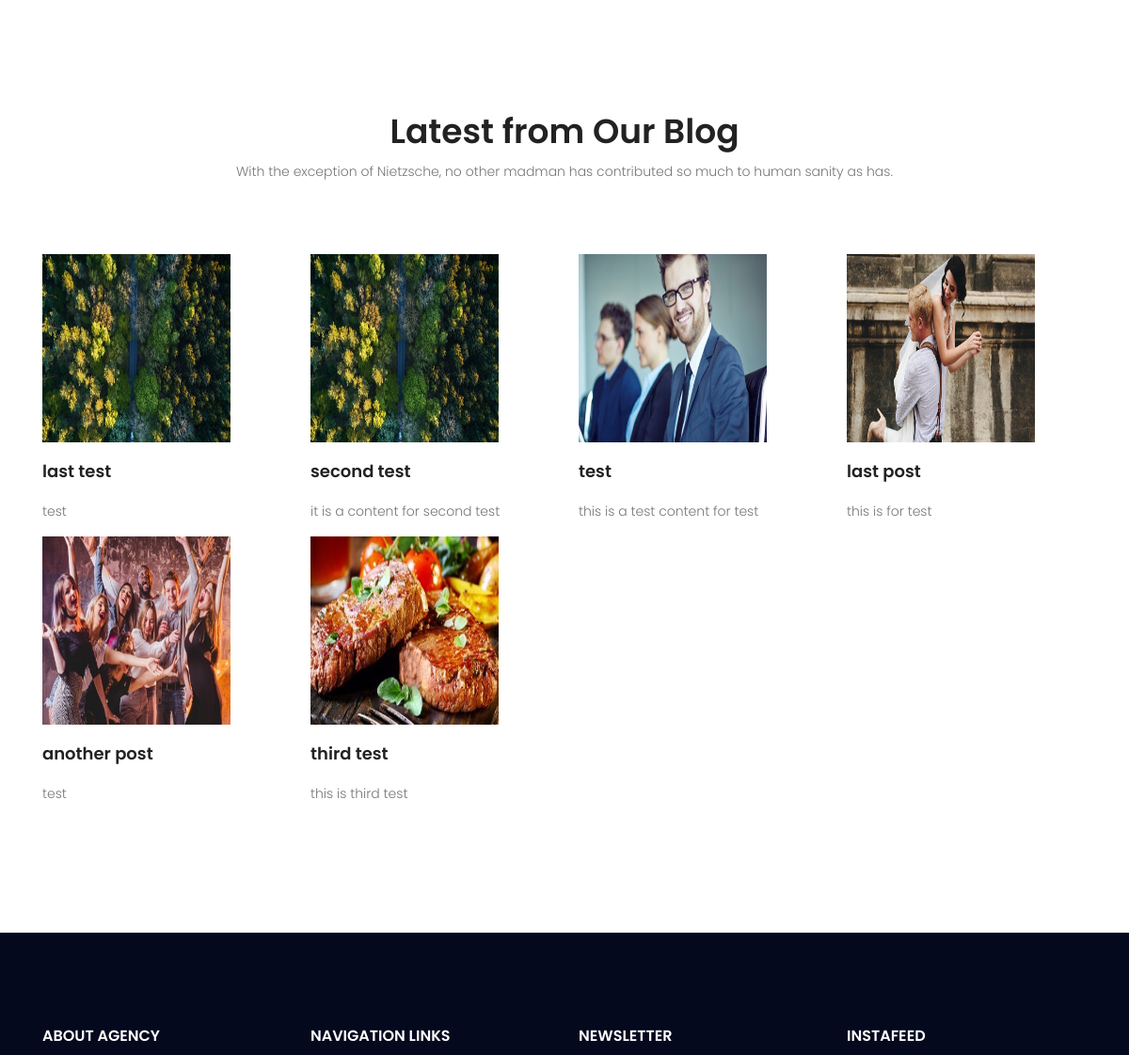
The app's page / (middle part), older data.
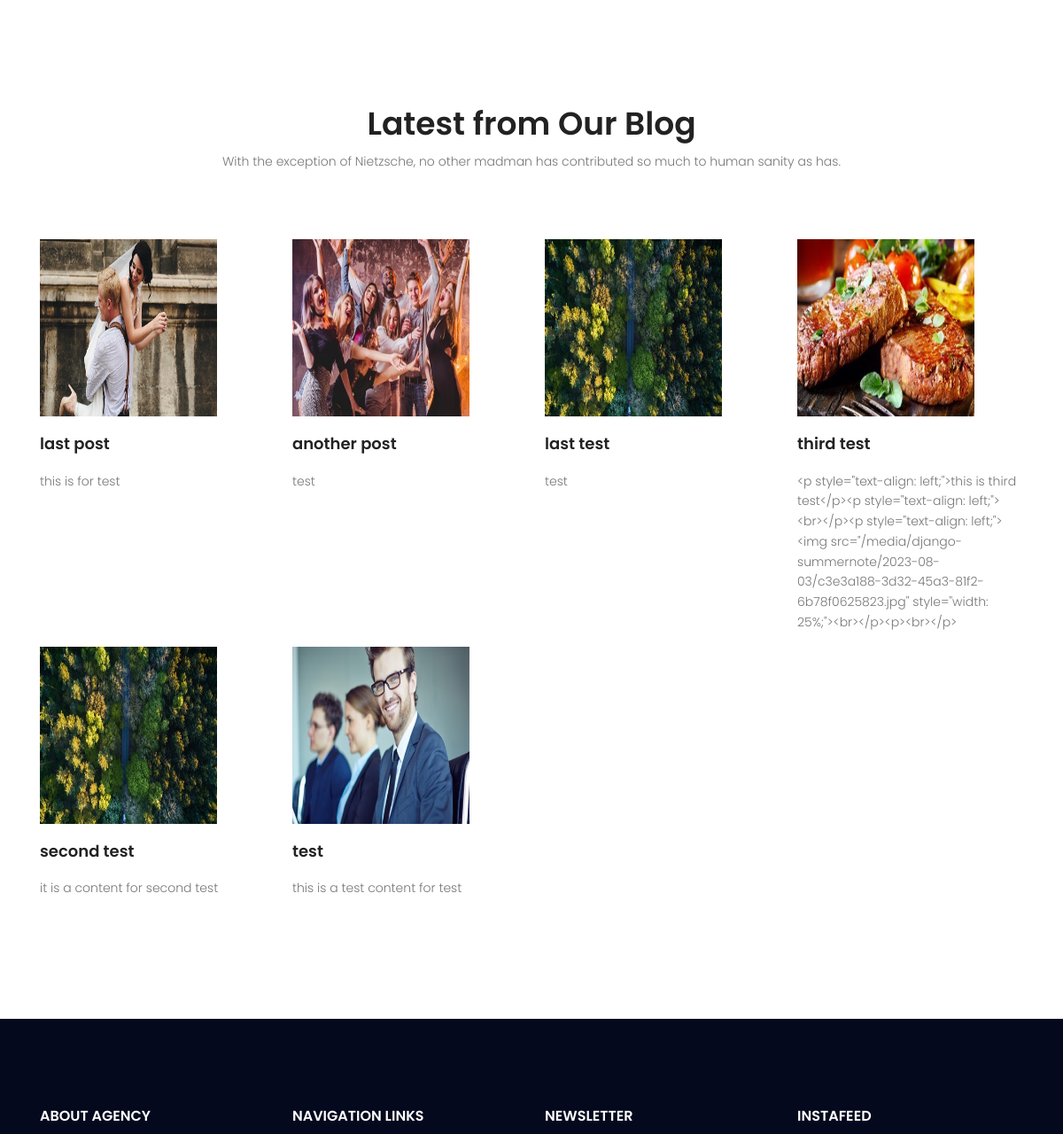
The same page, newer data.
### blog/models.py (models this page shows, shortened)
class post(models.Model):
    image = models.ImageField(upload_to='blog',default='blog/default.jpg')
    author = models.ForeignKey(User,on_delete=models.SET_NULL,null=True)
    title = models.CharField(max_length = 255)
    content = models.TextField()
    tags = TaggableManager()
    category = models.ManyToManyField(Category)
    conted_vies = models.IntegerField(default = 0)
    status = models.BooleanField(default = False)
    published_date = models.DateTimeField(auto_now = True)
    created_date = models.DateTimeField(auto_now_add = True)
    updated_date = models.DateTimeField(auto_now = True)
    hit_count_generic = GenericRelation(HitCount, object_id_field='object_pk',
    related_query_name='hit_count_generic_relation')
    '''
    def get_absolute_url(self):
        return reverse('blog:detail',kwargs={'pk':self.id})
    '''

### website/views.py (the view)
# urls.py: path('',home_index,name='index'),
def home_index(request):
    return render(request,'website/index.html')

### website/templatetags/web_custom_tags.py (called while the page is built)
@register.inclusion_tag('website/home-latest-posts.html')
def latest_posts(arg=6):
    posts = post.objects.filter(status=1).order_by('published_date')[:arg]
    return {'posts':posts}

### templates/website/index.html (shortened to what this page needs)
{% extends 'base.html'%}
{% load static %}
{% block content%}
{% load web_custom_tags %}
<section class="recent-blog-area section-gap">
    <div class="container">
        <div class="row d-flex justify-content-center">
            <div class="menu-content pb-60 col-lg-9">
                <div class="title text-center">
                    <h1 class="mb-10">Latest from Our Blog</h1>
                    <p>With the exception of Nietzsche, no other madman has contributed so much to human sanity as has.
                    </p>
                </div>
            </div>
        </div>
        {% latest_posts 6 %}
    </div>
</section>
{% endblock %}

### templates/website/home-latest-posts.html
{% load static %}
        <div class="row">
            {% for posts in posts%}
            <div class="col-lg-3 col-md-6">
                <div class="single-other-issue">
                    <div class="thumb">
                        <img class="img-fluid" src="{{posts.image.url}}" alt="">
                    </div>
                    <a href="{% url 'blog:detail' pk=posts.id %}">
                        <h4>{{posts.title}}</h4>
                    </a>
                    <p>
                        {{posts.content}}
                    </p>
                </div>
            </div>
            {% endfor %}
        </div>

Row changes from the older to the newer data that the page shows:
shown differently, row unchanged: post "last post": moves up the list
changed post "another post": moves up the list
changed post "third test": content "this is third test" → "<p style=\"text-align: left;\">this is third test</p><p style=\"text-align: left;\"><br></p><p style=\"text-align: left;\"><img src=\"/media/django-summernote/2023-08-03/c3e3a188-3d32-45a3-81f2-6b78f0625823.jpg\" style=\"width: 25%;\"><br></p><p><br></p>"; moves up the list
